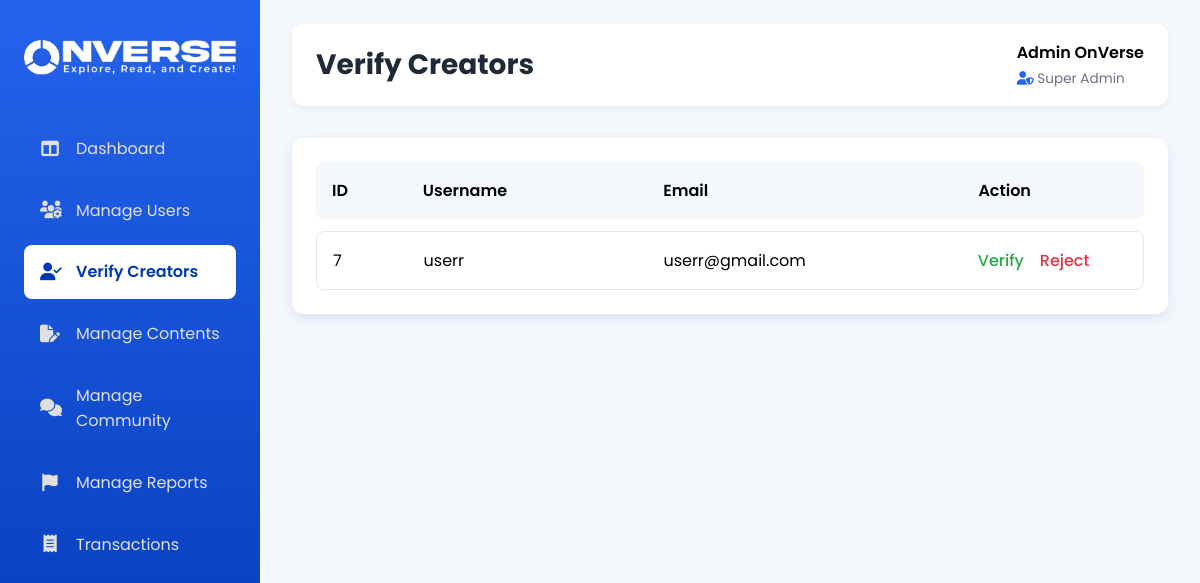
Screenshot of /Admin/verify_creator.php with the database file from the repository.
### tables this page shows
CREATE TABLE `users` (
  `id` int(11) NOT NULL,
  `username` varchar(50) NOT NULL,
  `fullname` varchar(255) DEFAULT NULL,
  `age` int(11) NOT NULL,
  `email` varchar(100) NOT NULL,
  `photo` varchar(255) DEFAULT 'pp.jpg',
  `password` varchar(255) NOT NULL,
  `role` enum('reader','author','admin') NOT NULL DEFAULT 'reader',
  `gender` enum('Male','Female') NOT NULL,
  `creator` tinyint(1) DEFAULT 0,
  `verified` tinyint(1) NOT NULL DEFAULT 0 COMMENT 'Status verifikasi untuk role author',
  `country` char(2) NOT NULL,
  `coin` int(11) DEFAULT 0,
  `thread_count` int(11) DEFAULT 0,
  `reply_count` int(11) DEFAULT 0,
  `is_premium` tinyint(1) NOT NULL DEFAULT 0,
  `premium_expiry_date` date DEFAULT NULL,
  `created_at` datetime DEFAULT current_timestamp()
);

### Admin/verify_creator.php (the view, shortened to what this page needs)
<?php
include 'includes/header.php';
$stmt = $pdo->prepare("SELECT id, username, email FROM users WHERE role = 'author' AND verified = 0");
$stmt->execute();
$unverifiedCreators = $stmt->fetchAll();
?>
<div class="content-panel">
    <div class="data-grid verify-grid">
        <div class="grid-header">
            <span>ID</span>
            <span>Username</span>
            <span>Email</span>
            <span class="action-column">Action</span>
        </div>
        <?php if (empty($unverifiedCreators)): ?>
            <div class="grid-row-message" style="text-align: center; padding: 1rem;">
                <p>Tidak ada kreator yang perlu diverifikasi.</p>
            </div>
        <?php else: ?>
            <?php foreach ($unverifiedCreators as $creator): ?>
                <div class="grid-row">
                    <span data-label="ID"><?php echo htmlspecialchars($creator['id']); ?></span>
                    <span data-label="Username"><?php echo htmlspecialchars($creator['username']); ?></span>
                    <span data-label="Email"><?php echo htmlspecialchars($creator['email']); ?></span>
                    <span data-label="Action" class="action-column">
                        <form method="POST" onsubmit="return confirm('Verifikasi kreator ini?');" style="display:inline;">
                            <button type="submit" class="action-link accept">Verify</button>
                        </form>
                        <form method="POST" onsubmit="return confirm('Tolak permintaan kreator ini?');" style="display:inline;">
                            <button type="submit" class="action-link reject">Reject</button>
                        </form>
                    </span>
                </div>
            <?php endforeach; ?>
        <?php endif; ?>
    </div>
</div>
<?php include 'includes/footer.php'; ?>

### Admin/assets/css/style.css (style rules this page uses)
:root { --primary-blue: #2563EB; --dark-blue: #0038B4; --light-bg: #f4f7fc; --white: #ffffff; --gray-text: #6b7280; --dark-text: #1f2937; --border-color: #e5e7eb; --sidebar-width: 260px; }
* { margin: 0; padding: 0; box-sizing: border-box; }
body { font-family: 'Poppins', sans-serif; background-color: var(--light-bg); }
.card, .content-panel, .admin-power { background-color: #ffffff; border-radius: 12px; box-shadow: 0 4px 12px rgba(0, 56, 180, 0.1); border: none; padding: 1.5rem; }
.data-grid { display: flex; flex-direction: column; gap: 0.75rem; }
.grid-header, .grid-row { display: grid; padding: 1rem; border-radius: 8px; align-items: center; gap: 1rem; }
.grid-header { background-color: var(--light-bg); font-weight: 600; }
.grid-row { background-color: var(--white); border: 1px solid var(--border-color); transition: border-color 0.2s; }
.verify-grid .grid-header, .verify-grid .grid-row { grid-template-columns: 0.5fr 1.5fr 2fr 1fr; }
.action-link { text-decoration: none; font-weight: 500; }
.action-link.delete, .action-link.reject { color: #dc3545; }
.action-link.accept { color: #28a745; }
.action-column { display: flex; gap: 1rem; }
button.action-link { background: none; border: none; cursor: pointer; padding: 0; font-size: inherit; font-family: inherit; }

### rows the page displays
users: id "7", username "userr", email "userr@gmail.com"

### other values shown
$page_title "Verify Creators"
